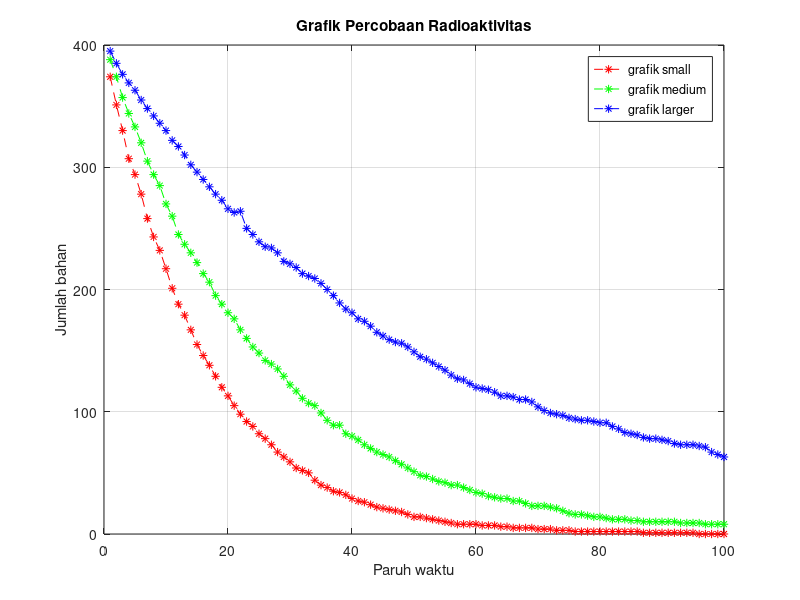
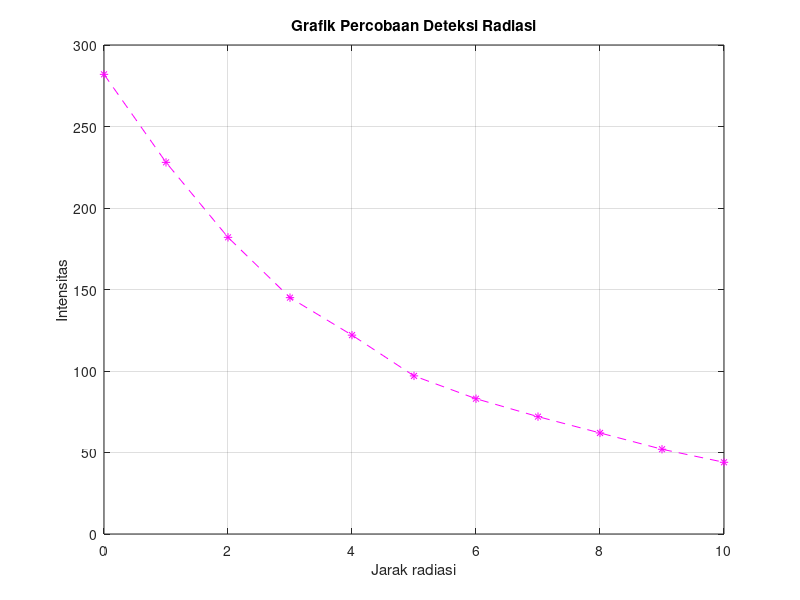
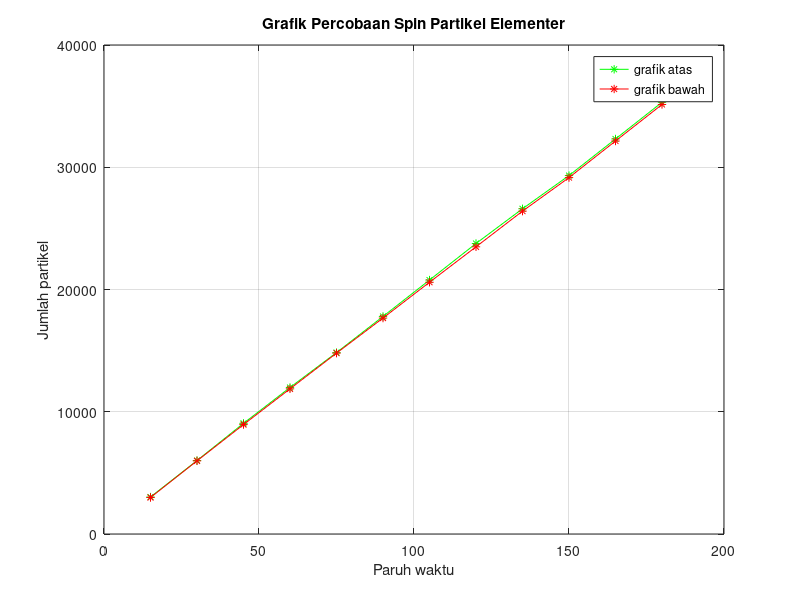

These charts were generated, in order, by the following MATLAB code:
%Data Radioaktivitas
dataWaktu=[1 2 3 4 5 6 7 8 9 10 11 12 13 14 15 16 17 18 19 20 21 22 23 24 25 26 27 28 29 30 31 32 33 34 35 36 37 38 39 40 41 42 43 44 45 46 47 48 49 50 51 52 53 54 55 56 57 58 59 60 61 62 63 64 65 66 67 68 69 70 71 72 73 74 75 76 77 78 79 80 81 82 83 84 85 86 87 88 89 90 91 92 93 94 95 96 97 98 99 100];
data1=[374 351 330 307 294 278 258 243 232 217 201 188 179 167 155 146 138 129 120 113 105 98 92 88 82 78 73 67 63 59 54 52 50 44 40 38 35 34 32 29 27 26 24 22 21 20 19 18 16 14 14 13 12 11 10 9 8 8 8 8 7 7 7 6 6 5 5 5 5 4 4 4 3 3 3 2 2 2 2 2 2 2 2 2 2 2 1 1 1 1 1 1 1 1 1 0 0 0 0 0];
data2=[388 374 357 344 333 320 305 294 285 270 260 245 237 230 222 213 206 195 188 181 176 167 160 153 148 142 139 135 129 122 117 111 107 105 99 93 89 89 82 80 77 73 70 67 65 63 60 57 54 51 48 47 45 43 42 40 40 38 36 34 33 31 30 29 29 27 27 25 23 23 23 22 21 19 17 16 16 15 14 14 13 12 12 12 11 11 10 10 10 10 10 10 9 9 9 9 8 8 8 8];
data3=[395 385 376 369 363 355 348 342 336 330 322 317 310 302 296 290 284 278 273 266 263 264 250 245 239 235 234 230 223 221 218 213 211 209 205 200 195 189 184 181 176 174 170 165 162 159 157 156 153 149 145 143 140 137 134 130 127 126 123 120 119 118 116 113 113 112 110 110 108 104 101 99 98 97 95 94 93 93 92 91 91 88 86 83 82 81 79 78 78 77 76 74 73 73 73 72 71 67 65 63];
%Data Percobaan Deteksi Radiasi
dataJarak=[0 1 2 3 4 5 6 7 8 9 10];
dataIntensitas=[282 228 182 145 122 97 83 72 62 52 44];
%Data Percobaan Partikel Elementer
dataDurasi=[15 30 45 60 75 90 105 120 135 150 165 180];
dataAtas=[3026 6009 9052 11985 14840 17795 20774 23763 26604 29321 32314 35315];
dataBawah=[2984 5983 8951 11874 14793 17664 20593 23491 26410 29153 32146 35134];

%mmembuat grafik data untuk percobaan Radioaktivitas
plot(dataWaktu,data1,'r--*',dataWaktu,data2,'g--*',dataWaktu,data3,'b--*');
    title('Grafik Percobaan Radioaktivitas')
    xlabel('Paruh waktu'),ylabel('Jumlah bahan')
    legend('grafik small','grafik medium','grafik larger')
  grid on
%membuat grafik lain untuk percobaan Deteksi Radiasi
figure;
plot(dataJarak,dataIntensitas,'m*--')
    title('Grafik Percobaan Deteksi Radiasi')
    xlabel('Jarak radiasi'),ylabel('Intensitas')
  grid on
%membuat grafik lain untuk percobaan Partikel Elementer
figure;
plot(dataDurasi,dataAtas,'g*-',dataDurasi,dataBawah,'r*-')
    title('Grafik Percobaan Spin Partikel Elementer')
    xlabel('Paruh waktu'),ylabel('Jumlah partikel')
    legend('grafik atas','grafik bawah')
  grid on